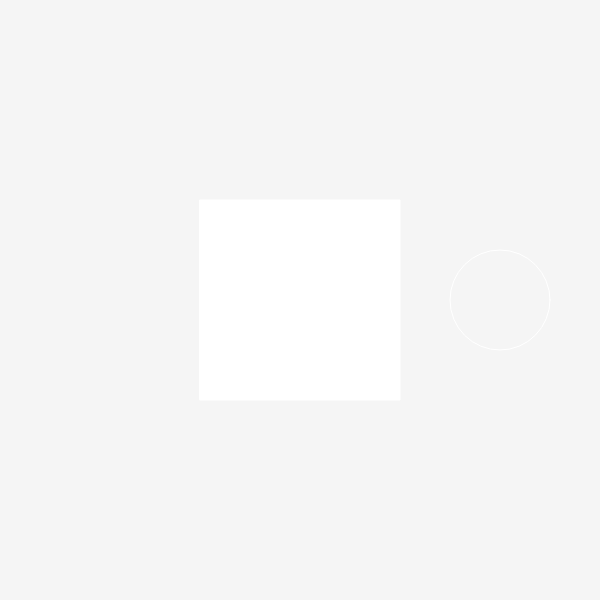
Frame 1 (no input)
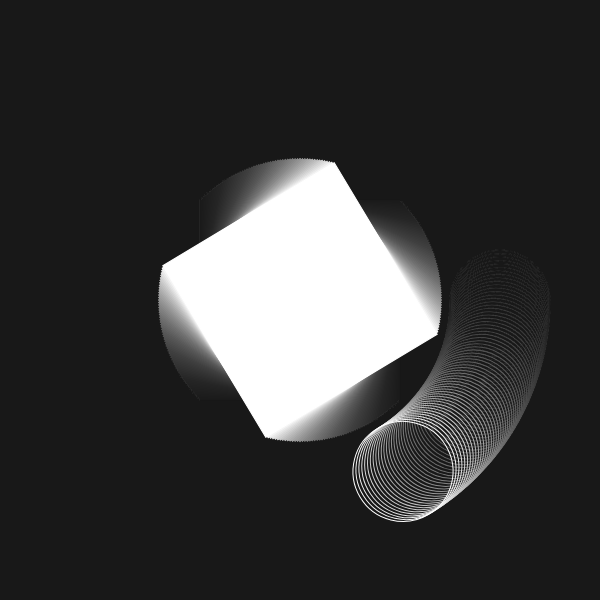
Frame 60 (no input)
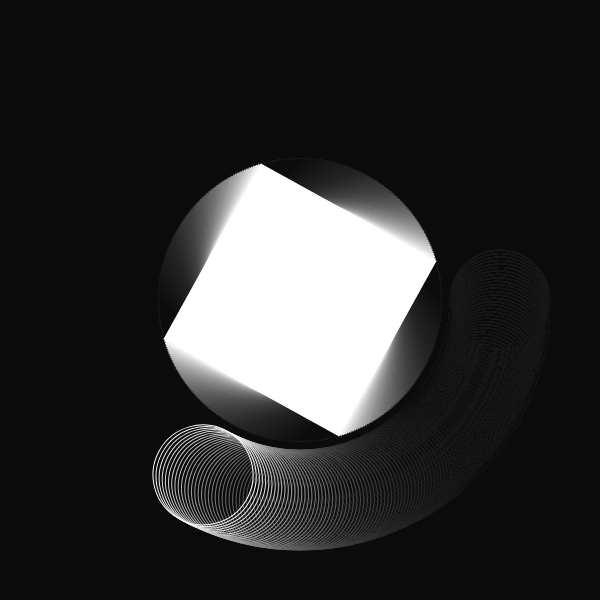
Frame 120 (the mouse pressed at the canvas centre since frame 60)

The p5.js sketch that drew these frames (run headless with seeded random() and noise() and a simulated clock; from frame 60 on, the mouse is pressed at the canvas centre):

// p5.js sketch
// ── sketch.js
var angle=0;

function setup() {
	createCanvas(600, 600);
	angleMode(DEGREES);


}

function draw() {


	background(0,0,0,10);
	noFill();
	stroke(255);

	push();
	translate(width/2,height/2);
	rotate(angle);
	ellipse(200,0,100,100);
	pop();


	push();
	fill(255);
	translate(width/2, height/2);
	rotate(angle);
	rectMode(CENTER);
	rect(0,0,200,200);
	pop();
	/*
	   rotiere ein Quadrat von 200*200 um sich selber
	   Rotationsmittelpunkt in der Mitte des Sketches
	   Rotationswinkel gleich wie beim kleinen Kreis (angle)
	   Befolge dafür diese Schritte analog zu oben
	   1. push
	   2. translate
	   3. rotate
	   4. zeichnen
	   5. pop

	  */


	angle=angle+1;
}
